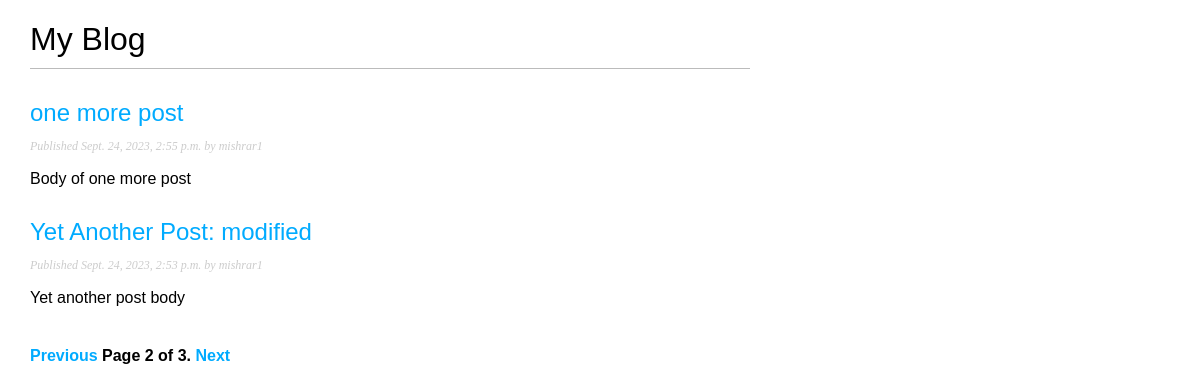
Screenshot of /blog/?page=2 with the database file from the repository.
### blog/models.py (models this page shows, shortened)
class Post(models.Model):
    class Status(models.TextChoices):
        DRAFT = "draft", "Draft"
        PUBLISHED = "published", "Published"
    title = models.CharField(max_length=250)
    slug = models.SlugField(max_length=250, unique_for_date="published")
    body = models.TextField()
    created = models.DateTimeField(auto_now_add=True)
    published = models.DateTimeField(default=timezone.now)
    updated = models.DateTimeField(auto_now=True)
    status = models.CharField(
        max_length=10, choices=Status.choices, default=Status.DRAFT
    )
    author = models.ForeignKey(
        User, on_delete=models.CASCADE, related_name="blog_posts"
    )
    objects = models.Manager()
    published_manager = PublishedManager()
    class Meta:
        ordering = ["-published"]
        indexes = [
            models.Index(fields=["-published"], name="published_idx"),
        ]
    def get_absolute_url(self):
        return reverse(
            "blog:post_detail",
            args=[
                self.published.year,
                self.published.month,
                self.published.day,
                self.slug,
            ],
        )

### blog/views.py (the view)
# urls.py: path("", views.PostListView.as_view(), name="blog_list"),
class PostListView(ListView):
    queryset = Post.published_manager.all()
    context_object_name = "posts"
    paginate_by = 2
    template_name = "blog/post/list.html"

### templates/blog/post/list.html (shortened to what this page needs)
{% extends "blog/base.html" %}
{% block content %}
<h1>My Blog</h1>
{% for post in posts %}
<h2>
   <a href="{{ post.get_absolute_url }}">
       {{ post.title }} </a>
</h2>
<p class="date">
    Published {{ post.published }} by {{ post.author }}
</p>
{{ post.body | truncatewords:30 | linebreaks }}
{% endfor %}
{% include "blog/pagination.html" with page=page_obj %}
{% endblock %}

### static/css/blog.css (style rules this page uses)
body { margin:0; padding:0; font-family:helvetica, sans-serif; }
a { color:#00abff; text-decoration:none; }
h1 { font-weight:normal; border-bottom:1px solid #bbb; padding:0 0 10px 0; }
h2 { font-weight:normal; margin:30px 0 0; }
p.date { color:#ccc; font-family: georgia, serif; font-size: 12px; font-style: italic; }

### rows the page displays
Post: title "one more post", published "Sept. 24, 2023, 2:55 p.m.", author "mishrar1", body "Body of one more post"
Post: title "Yet Another Post: modified", published "Sept. 24, 2023, 2:53 p.m.", author "mishrar1", body "Yet another post body"

### other values shown
{{ page.number }} "2"
{{ page.paginator.num_pages }} "3"
